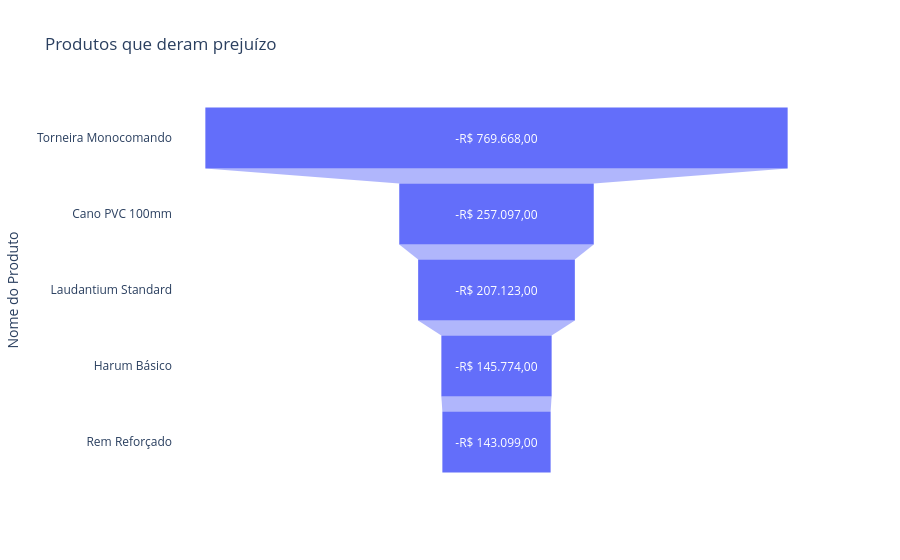

Notebook code cell kept with this figure:
### Code cell
# Criar funil com valores formatados em moeda brasileira (R$) sem duplicação
down5 = produtos_prejuizo.head(5).copy()
down5['Lucro_Formatado'] = down5['Prejuízo'].apply(
    lambda v: f"R$ {abs(v):,.2f}".replace(',', 'X').replace('.', ',').replace('X', '.') if v >= 0
    else f"-R$ {abs(v):,.2f}".replace(',', 'X').replace('.', ',').replace('X', '.')
)

down5['Lucro_Absoluto'] = down5['Prejuízo'].abs()

fig_funil = px.funnel(
    down5,
    x='Lucro_Absoluto',
    y='Nome_Produto',
    template='plotly_white',
    title='Produtos que deram prejuízo',   
    labels={'Lucro_Absoluto': 'Lucro (R$)', 'Nome_Produto': 'Nome do Produto'}
)

fig_funil.data[0].text = down5['Lucro_Formatado'].values
fig_funil.data[0].textposition = 'inside'
fig_funil.update_traces(texttemplate='%{text}', hovertemplate='Produto=%{y}<extra></extra>')

fig_funil.show()

### Figure 1 — Plotly figure (JSON) as saved in the notebook; plotly's stock layout.template omitted (floating-point values rounded to 4 significant figures)
{"data": [{"hovertemplate": "Produto=%{y}<extra></extra>", "legendgroup": "", "marker": {"color": "#636efa"}, "name": "", "orientation": "h", "showlegend": false, "text": ["-R$ 769.668,00", "-R$ 257.097,00", "-R$ 207.123,00", "-R$ 145.774,00", "-R$ 143.099,00"], "textposition": "inside", "texttemplate": "%{text}", "type": "funnel", "x": [769668, 257097, 207123, 145774, 143099], "xaxis": "x", "y": ["Torneira Monocomando", "Cano PVC 100mm", "Laudantium Standard", "Harum Básico", "Rem Reforçado"], "yaxis": "y"}], "layout": {"legend": {"tracegroupgap": 0}, "title": {"text": "Produtos que deram prejuízo"}, "xaxis": {"anchor": "y", "domain": [0, 1], "title": {"text": "Lucro (R$)"}}, "yaxis": {"anchor": "x", "domain": [0, 1], "title": {"text": "Nome do Produto"}}}}
